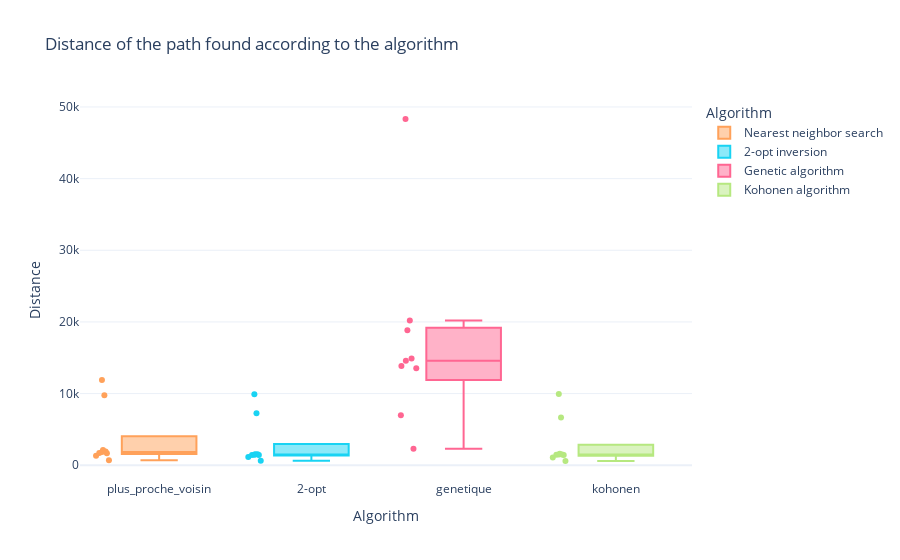
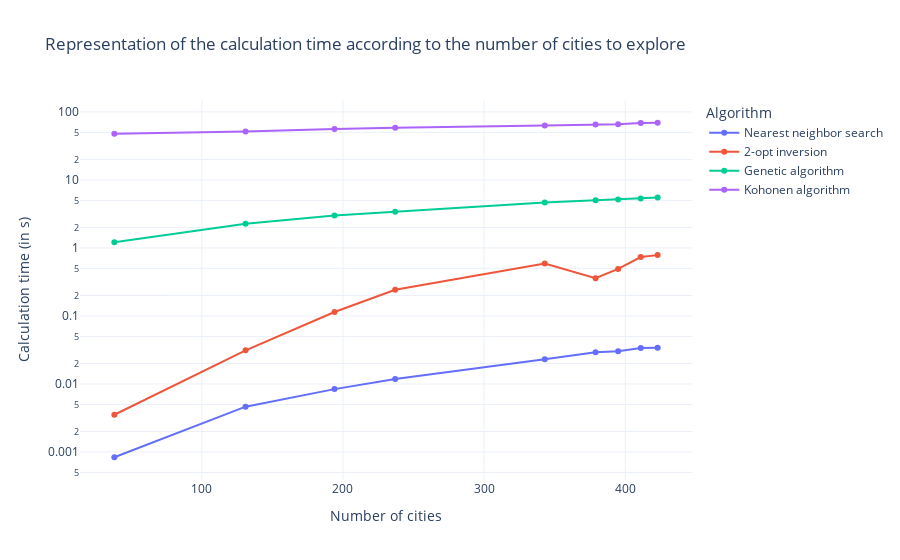

Source (notebook cell) for these figures, in order:
### Markdown cell above
### Création des visuels d'analyse des algorithmes

### Code cell
fig_analyse_distance = representation_resultats(
    'resultats/csv/test_global_algos.csv')
fig_analyse_distance.show()
print(f"La figure est accessible ici : '/resultats/figures/fig_distances.png'")

fig_analyse_temps_cacul = representation_temps_calcul(
    'resultats/csv/test_global_algos.csv')
fig_analyse_temps_cacul.show()
print(f"La figure est accessible ici : '/resultats/figures/fig_temps_calcul.png'")

### Figure 1 — Plotly figure (JSON) as saved in the notebook; plotly's stock layout.template omitted (floating-point values rounded to 4 significant figures)
{"data": [{"alignmentgroup": "True", "boxpoints": "all", "hovertemplate": "Algorithm=%{x}<br>Distance=%{y}<extra></extra>", "legendgroup": "Nearest neighbor search", "marker": {"color": "#FFA15A"}, "name": "Nearest neighbor search", "notched": false, "offsetgroup": "plus_proche_voisin", "orientation": "v", "showlegend": true, "type": "box", "x": ["plus_proche_voisin", "plus_proche_voisin", "plus_proche_voisin", "plus_proche_voisin", "plus_proche_voisin", "plus_proche_voisin", "plus_proche_voisin", "plus_proche_voisin", "plus_proche_voisin"], "x0": " ", "xaxis": "x", "y": [9749.0, 709.5, 11890.0, 1327.0, 2135.0, 1663.0, 1689.0, 1838.0, 1910.0], "y0": " ", "yaxis": "y"}, {"alignmentgroup": "True", "boxpoints": "all", "hovertemplate": "Algorithm=%{x}<br>Distance=%{y}<extra></extra>", "legendgroup": "2-opt inversion", "marker": {"color": "#19d3f3"}, "name": "2-opt inversion", "notched": false, "offsetgroup": "2-opt", "orientation": "v", "showlegend": true, "type": "box", "x": ["2-opt", "2-opt", "2-opt", "2-opt", "2-opt", "2-opt", "2-opt", "2-opt", "2-opt"], "x0": " ", "xaxis": "x", "y": [7245.0, 626.2, 9889.0, 1152.0, 1449.0, 1442.0, 1420.0, 1515.0, 1523.0], "y0": " ", "yaxis": "y"}, {"alignmentgroup": "True", "boxpoints": "all", "hovertemplate": "Algorithm=%{x}<br>Distance=%{y}<extra></extra>", "legendgroup": "Genetic algorithm", "marker": {"color": "#FF6692"}, "name": "Genetic algorithm", "notched": false, "offsetgroup": "genetique", "orientation": "v", "showlegend": true, "type": "box", "x": ["genetique", "genetique", "genetique", "genetique", "genetique", "genetique", "genetique", "genetique", "genetique"], "x0": " ", "xaxis": "x", "y": [13860.0, 2296.0, 48320.0, 6984.0, 18850.0, 20210.0, 13540.0, 14580.0, 14880.0], "y0": " ", "yaxis": "y"}, {"alignmentgroup": "True", "boxpoints": "all", "hovertemplate": "Algorithm=%{x}<br>Distance=%{y}<extra></extra>", "legendgroup": "Kohonen algorithm", "marker": {"color": "#B6E880"}, "name": "Kohonen algorithm", "notched": false, "offsetgroup": "kohonen", "orientation": "v", "showlegend": true, "type": "box", "x": ["kohonen", "kohonen", "kohonen", "kohonen", "kohonen", "kohonen", "kohonen", "kohonen", "kohonen"], "x0": " ", "xaxis": "x", "y": [6659.0, 589.3, 9957.0, 1082.0, 1508.0, 1469.0, 1423.0, 1488.0, 1586.0], "y0": " ", "yaxis": "y"}], "layout": {"boxmode": "overlay", "legend": {"title": {"text": "Algorithm"}, "tracegroupgap": 0}, "title": {"text": "Distance of the path found according to the algorithm"}, "xaxis": {"anchor": "y", "categoryarray": ["2-opt inversion", "Nearest neighbor search", "Genetic algorithm", "Kohonen algorithm", "plus_proche_voisin", "2-opt", "genetique", "kohonen"], "categoryorder": "array", "domain": [0, 1], "title": {"text": "Algorithm"}}, "yaxis": {"anchor": "x", "domain": [0, 1], "title": {"text": "Distance"}}}}

### Figure 2 — Plotly figure (JSON) as saved in the notebook; plotly's stock layout.template omitted (floating-point values rounded to 4 significant figures)
{"data": [{"hovertemplate": "Algorithm=Nearest neighbor search<br>Number of cities=%{x}<br>Calculation time (in s)=%{y}<extra></extra>", "legendgroup": "Nearest neighbor search", "line": {"color": "#636efa", "dash": "solid"}, "marker": {"symbol": "circle"}, "mode": "markers+lines", "name": "Nearest neighbor search", "orientation": "v", "showlegend": true, "type": "scatter", "x": [38, 131, 194, 237, 343, 379, 395, 411, 423], "xaxis": "x", "y": [0.0008359, 0.004633, 0.008397, 0.01182, 0.02302, 0.0292, 0.03028, 0.03373, 0.03393], "yaxis": "y"}, {"hovertemplate": "Algorithm=2-opt inversion<br>Number of cities=%{x}<br>Calculation time (in s)=%{y}<extra></extra>", "legendgroup": "2-opt inversion", "line": {"color": "#EF553B", "dash": "solid"}, "marker": {"symbol": "circle"}, "mode": "markers+lines", "name": "2-opt inversion", "orientation": "v", "showlegend": true, "type": "scatter", "x": [38, 131, 194, 237, 343, 379, 395, 411, 423], "xaxis": "x", "y": [0.003522, 0.03118, 0.1144, 0.242, 0.5879, 0.3593, 0.4915, 0.7335, 0.7837], "yaxis": "y"}, {"hovertemplate": "Algorithm=Genetic algorithm<br>Number of cities=%{x}<br>Calculation time (in s)=%{y}<extra></extra>", "legendgroup": "Genetic algorithm", "line": {"color": "#00cc96", "dash": "solid"}, "marker": {"symbol": "circle"}, "mode": "markers+lines", "name": "Genetic algorithm", "orientation": "v", "showlegend": true, "type": "scatter", "x": [38, 131, 194, 237, 343, 379, 395, 411, 423], "xaxis": "x", "y": [1.21, 2.26, 2.986, 3.394, 4.671, 5.004, 5.141, 5.347, 5.5], "yaxis": "y"}, {"hovertemplate": "Algorithm=Kohonen algorithm<br>Number of cities=%{x}<br>Calculation time (in s)=%{y}<extra></extra>", "legendgroup": "Kohonen algorithm", "line": {"color": "#ab63fa", "dash": "solid"}, "marker": {"symbol": "circle"}, "mode": "markers+lines", "name": "Kohonen algorithm", "orientation": "v", "showlegend": true, "type": "scatter", "x": [38, 131, 194, 237, 343, 379, 395, 411, 423], "xaxis": "x", "y": [47.79, 51.51, 56.19, 58.65, 63.24, 65.05, 65.94, 68.7, 69.27], "yaxis": "y"}], "layout": {"legend": {"title": {"text": "Algorithm"}, "tracegroupgap": 0}, "title": {"text": "Representation of the calculation time according to the number of cities to explore"}, "xaxis": {"anchor": "y", "domain": [0, 1], "title": {"text": "Number of cities"}}, "yaxis": {"anchor": "x", "domain": [0, 1], "title": {"text": "Calculation time (in s)"}, "type": "log"}}}
